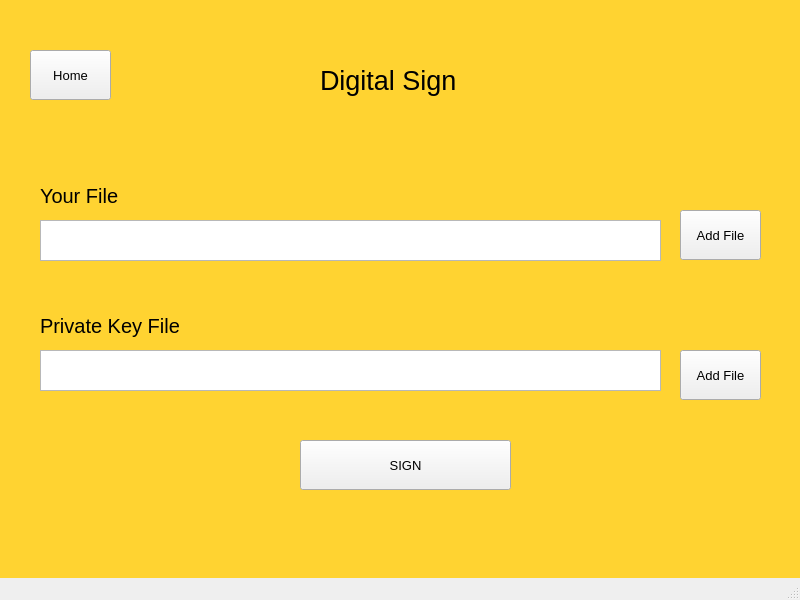
<?xml version="1.0" encoding="UTF-8"?>
<ui version="4.0">
 <class>MainWindow</class>
 <widget class="QMainWindow" name="MainWindow">
  <property name="geometry">
   <rect>
    <x>0</x>
    <y>0</y>
    <width>800</width>
    <height>600</height>
   </rect>
  </property>
  <property name="windowTitle">
   <string>MainWindow</string>
  </property>
  <widget class="QWidget" name="centralwidget">
   <widget class="QLabel" name="label">
    <property name="geometry">
     <rect>
      <x>320</x>
      <y>40</y>
      <width>171</width>
      <height>81</height>
     </rect>
    </property>
    <property name="font">
     <font>
      <pointsize>20</pointsize>
     </font>
    </property>
    <property name="text">
     <string>Digital Sign</string>
    </property>
   </widget>
   <widget class="QLabel" name="label_5">
    <property name="geometry">
     <rect>
      <x>40</x>
      <y>180</y>
      <width>111</width>
      <height>31</height>
     </rect>
    </property>
    <property name="font">
     <font>
      <pointsize>15</pointsize>
     </font>
    </property>
    <property name="text">
     <string>Your File</string>
    </property>
   </widget>
   <widget class="QPushButton" name="pushButton_11">
    <property name="geometry">
     <rect>
      <x>680</x>
      <y>210</y>
      <width>81</width>
      <height>50</height>
     </rect>
    </property>
    <property name="font">
     <font>
      <pointsize>10</pointsize>
     </font>
    </property>
    <property name="text">
     <string>Add File</string>
    </property>
   </widget>
   <widget class="QTextBrowser" name="textBrowser">
    <property name="geometry">
     <rect>
      <x>40</x>
      <y>220</y>
      <width>621</width>
      <height>41</height>
     </rect>
    </property>
   </widget>
   <widget class="QTextBrowser" name="textBrowser_2">
    <property name="geometry">
     <rect>
      <x>40</x>
      <y>350</y>
      <width>621</width>
      <height>41</height>
     </rect>
    </property>
   </widget>
   <widget class="QPushButton" name="pushButton_12">
    <property name="geometry">
     <rect>
      <x>680</x>
      <y>350</y>
      <width>81</width>
      <height>50</height>
     </rect>
    </property>
    <property name="font">
     <font>
      <pointsize>10</pointsize>
     </font>
    </property>
    <property name="text">
     <string>Add File</string>
    </property>
   </widget>
   <widget class="QLabel" name="label_6">
    <property name="geometry">
     <rect>
      <x>40</x>
      <y>310</y>
      <width>181</width>
      <height>31</height>
     </rect>
    </property>
    <property name="font">
     <font>
      <pointsize>15</pointsize>
     </font>
    </property>
    <property name="text">
     <string>Private Key File</string>
    </property>
   </widget>
   <widget class="QPushButton" name="pushButton_10">
    <property name="geometry">
     <rect>
      <x>30</x>
      <y>50</y>
      <width>81</width>
      <height>50</height>
     </rect>
    </property>
    <property name="font">
     <font>
      <pointsize>10</pointsize>
     </font>
    </property>
    <property name="text">
     <string>Home</string>
    </property>
   </widget>
   <widget class="QWidget" name="widget" native="true">
    <property name="geometry">
     <rect>
      <x>0</x>
      <y>-50</y>
      <width>800</width>
      <height>761</height>
     </rect>
    </property>
    <property name="autoFillBackground">
     <bool>false</bool>
    </property>
    <property name="styleSheet">
     <string notr="true">background-color: rgb(255, 211, 49);</string>
    </property>
   </widget>
   <widget class="QPushButton" name="pushButton_13">
    <property name="geometry">
     <rect>
      <x>300</x>
      <y>440</y>
      <width>211</width>
      <height>50</height>
     </rect>
    </property>
    <property name="font">
     <font>
      <pointsize>10</pointsize>
     </font>
    </property>
    <property name="text">
     <string>SIGN</string>
    </property>
   </widget>
   <zorder>widget</zorder>
   <zorder>label</zorder>
   <zorder>label_5</zorder>
   <zorder>pushButton_11</zorder>
   <zorder>textBrowser</zorder>
   <zorder>textBrowser_2</zorder>
   <zorder>pushButton_12</zorder>
   <zorder>label_6</zorder>
   <zorder>pushButton_10</zorder>
   <zorder>pushButton_13</zorder>
  </widget>
  <widget class="QMenuBar" name="menubar">
   <property name="geometry">
    <rect>
     <x>0</x>
     <y>0</y>
     <width>800</width>
     <height>26</height>
    </rect>
   </property>
  </widget>
  <widget class="QStatusBar" name="statusbar"/>
 </widget>
 <resources/>
 <connections/>
</ui>
